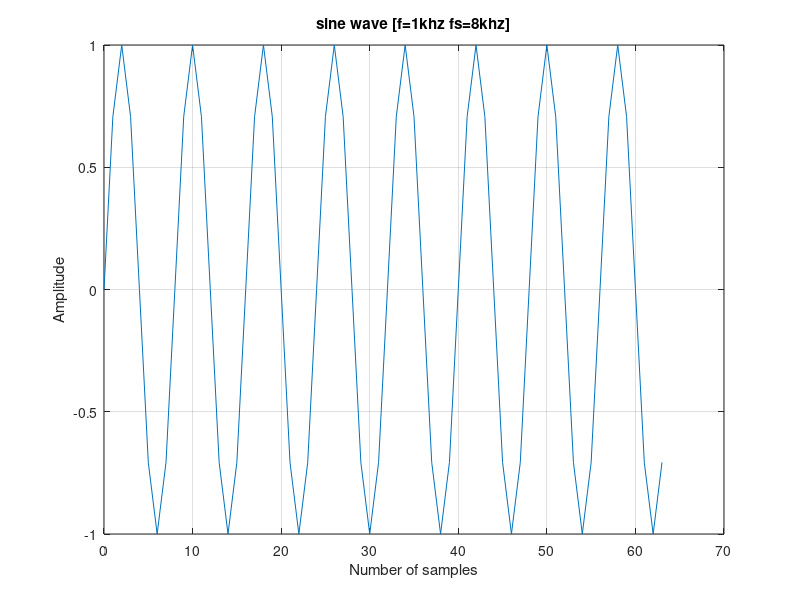

Reproduce this figure in MATLAB.
N = 64;	%define number of samples
n = 0:N-1;	%define vector 0,1,2,3,4,5,6
f = 1000;	%operating frequency
fs = 8000;	%sampling frequency

x = sin(2*pi*(f/fs)*n);	%generate signal

plot(n,x),grid;

title('sine wave [f=1khz fs=8khz]');
xlabel('Number of samples');
ylabel('Amplitude');
